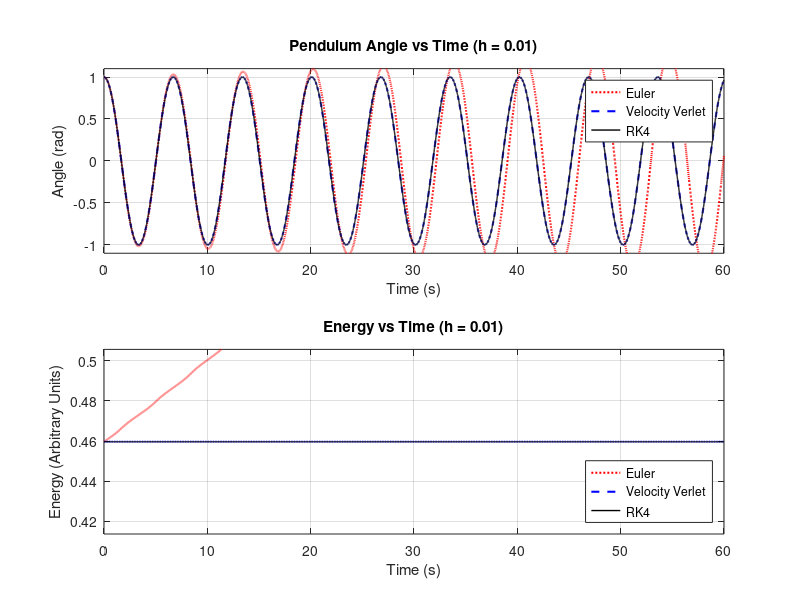

Write MATLAB code to recreate this figure.
% MATEMATIČNO-FIZIKALNI SEMINAR 2024/25
% 7. naloga: Newtonov zakon - Simulation of a Simple Pendulum

clear; clc; close all;

% --- Parameters ---
x0 = 1.0;       % Initial angle (rad)
v0 = 0.0;       % Initial angular velocity (rad/s)
Tmax = 60;      % Total simulation time (s) -> ~10 periods
% Try different step sizes: h = 0.1; h = 0.01; h = 0.001;
h = 0.01;       % Time step (s)

% --- Setup ---
N = round(Tmax / h); % Number of steps
t = (0:N)*h;         % Time vector

% Define the acceleration function (f(x) in the problem text, here a(x))
acceleration = @(x) -sin(x);

% Define the energy function (Hamiltonian)
energy = @(x, v) 1 - cos(x) + 0.5 * v.^2;

% --- Initialization ---
% Arrays to store results [time, angle, velocity, energy]
results_euler = zeros(N+1, 4);
results_verlet = zeros(N+1, 4);
results_rk4 = zeros(N+1, 4);

% Set initial conditions
results_euler(1,:) = [t(1), x0, v0, energy(x0, v0)];
results_verlet(1,:) = [t(1), x0, v0, energy(x0, v0)];
results_rk4(1,:) = [t(1), x0, v0, energy(x0, v0)];

% --- Simulation Loop ---

% Temporary variables for RK4
x_rk4 = x0;
v_rk4 = v0;

for n = 1:N
    % Current state for each method
    t_n = results_euler(n, 1);
    x_euler_n = results_euler(n, 2);
    v_euler_n = results_euler(n, 3);

    x_verlet_n = results_verlet(n, 2);
    v_verlet_n = results_verlet(n, 3);

    % --- 1. Forward Euler Method ---
    a_euler_n = acceleration(x_euler_n);
    x_euler_next = x_euler_n + h * v_euler_n;
    v_euler_next = v_euler_n + h * a_euler_n;
    results_euler(n+1, :) = [t(n+1), x_euler_next, v_euler_next, energy(x_euler_next, v_euler_next)];

    % --- 2. Velocity Verlet Method ---
    % (Corresponds to the y_n+1, v_n+1 formulas in the text)
    a_verlet_n = acceleration(x_verlet_n);
    % Calculate next position
    x_verlet_next = x_verlet_n + h * v_verlet_n + 0.5 * h^2 * a_verlet_n;
    % Calculate acceleration at the *next* position
    a_verlet_next = acceleration(x_verlet_next);
    % Calculate next velocity
    v_verlet_next = v_verlet_n + 0.5 * h * (a_verlet_n + a_verlet_next);
    results_verlet(n+1, :) = [t(n+1), x_verlet_next, v_verlet_next, energy(x_verlet_next, v_verlet_next)];

    % --- 3. Runge-Kutta 4 (RK4) Method ---
    % Define the system derivative function for RK4: dy/dt = f(t, y)
    % where y = [x; v], so dy/dt = [v; acceleration(x)]
    f_rk4 = @(t_rk, y_rk) [y_rk(2); acceleration(y_rk(1))];

    y_rk4_n = [x_rk4; v_rk4]; % State vector at step n

    k1 = h * f_rk4(t_n, y_rk4_n);
    k2 = h * f_rk4(t_n + h/2, y_rk4_n + k1/2);
    k3 = h * f_rk4(t_n + h/2, y_rk4_n + k2/2);
    k4 = h * f_rk4(t_n + h, y_rk4_n + k3);

    y_rk4_next = y_rk4_n + (k1 + 2*k2 + 2*k3 + k4) / 6;

    x_rk4 = y_rk4_next(1); % Update x for the next iteration's start
    v_rk4 = y_rk4_next(2); % Update v for the next iteration's start
    results_rk4(n+1, :) = [t(n+1), x_rk4, v_rk4, energy(x_rk4, v_rk4)];

end

% --- Analysis and Plotting ---

figure('Position', [100, 100, 1000, 800]); % Create a larger figure window

% 1. Plot Angle (Position) vs Time
subplot(2, 1, 1); % Create subplot (2 rows, 1 column, plot 1)
plot(results_euler(:,1), results_euler(:,2), 'r:', 'LineWidth', 1.5); hold on;
plot(results_verlet(:,1), results_verlet(:,2), 'b--', 'LineWidth', 1.5);
plot(results_rk4(:,1), results_rk4(:,2), 'k-', 'LineWidth', 1);
hold off;
title(['Pendulum Angle vs Time (h = ', num2str(h), ')']);
xlabel('Time (s)');
ylabel('Angle (rad)');
legend('Euler', 'Velocity Verlet', 'RK4', 'Location', 'northeast');
grid on;
ylim([-1.1*x0, 1.1*x0]); % Adjust y-axis limits slightly beyond initial amplitude

% 2. Plot Energy vs Time
subplot(2, 1, 2); % Create subplot (2 rows, 1 column, plot 2)
plot(results_euler(:,1), results_euler(:,4), 'r:', 'LineWidth', 1.5); hold on;
plot(results_verlet(:,1), results_verlet(:,4), 'b--', 'LineWidth', 1.5);
plot(results_rk4(:,1), results_rk4(:,4), 'k-', 'LineWidth', 1);
hold off;
title(['Energy vs Time (h = ', num2str(h), ')']);
xlabel('Time (s)');
ylabel('Energy (Arbitrary Units)');
legend('Euler', 'Velocity Verlet', 'RK4', 'Location', 'southeast');
grid on;
% Zoom in on energy variation if needed
initial_energy = results_rk4(1,4);
ylim([initial_energy - 0.1*abs(initial_energy), initial_energy + 0.1*abs(initial_energy)]); % Adjust y-axis limit for energy plot if needed
% ylim([min(results_verlet(:,4))*0.99, max(results_verlet(:,4))*1.01]); % Alternative zoom focused on Verlet


% --- Discussion based on plots (add this as comments or separate text) ---

fprintf('\n--- Analysis for h = %f ---\n', h);

% Accuracy:
% - Compare the curves in the Angle vs Time plot. For small h (e.g., 0.001),
%   Verlet and RK4 should be very close. Euler will likely diverge significantly
%   even for h=0.01 over long times.
% - To check for 3 decimal places: Run with h, then h/2, then h/4. Compare
%   the final angle x(Tmax) or the angle at a specific time (e.g., t=10s).
%   When the values agree to 3-4 decimal places, the smaller h is sufficient.
%   RK4 will likely achieve this accuracy with a larger h than Verlet or Euler.
%   Example check:
final_x_euler = results_euler(end, 2);
final_x_verlet = results_verlet(end, 2);
final_x_rk4 = results_rk4(end, 2);
fprintf('Final angle (x) at T=%.1f s:\n', Tmax);
fprintf('  Euler:  %.6f\n', final_x_euler);
fprintf('  Verlet: %.6f\n', final_x_verlet);
fprintf('  RK4:    %.6f\n', final_x_rk4);


% Stability (Amplitude):
% - Observe the Angle vs Time plot over the full Tmax.
% - Euler: Amplitude often increases unrealistically (unstable).
% - Verlet: Amplitude should remain very constant (stable).
% - RK4: Amplitude should also be very stable, potentially even better than
%   Verlet for a given *large* h, but less guaranteed structurally.
fprintf('\nStability (Amplitude):\n');
fprintf('  Euler: Check plot for amplitude increase.\n');
fprintf('  Verlet: Check plot for constant amplitude.\n');
fprintf('  RK4: Check plot for constant amplitude.\n');


% Energy Conservation:
% - Observe the Energy vs Time plot.
initial_energy = results_rk4(1,4);
final_energy_euler = results_euler(end, 4);
final_energy_verlet = results_verlet(end, 4);
final_energy_rk4 = results_rk4(end, 4);
fprintf('\nEnergy Conservation (Initial E = %.6f):\n', initial_energy);
fprintf('  Euler Final E:  %.6f (Change: %.2e)\n', final_energy_euler, final_energy_euler - initial_energy);
fprintf('  Verlet Final E: %.6f (Change: %.2e)\n', final_energy_verlet, final_energy_verlet - initial_energy);
fprintf('  RK4 Final E:    %.6f (Change: %.2e)\n', final_energy_rk4, final_energy_rk4 - initial_energy);
% - Euler: Energy likely drifts significantly (usually increases).
% - Verlet: Energy should oscillate very slightly around the initial value
%   but show no long-term drift (excellent conservation).
% - RK4: Energy should be well-conserved for small h, possibly with a tiny
%   drift over very long times, but generally much better than Euler.

% --- How to Use ---
% 1. Run the script with h = 0.1. Observe the plots and printed analysis.
% 2. Change h to 0.01 and run again. Note the improvements, especially for Euler and Verlet.
% 3. Change h to 0.001 and run again. Verlet and RK4 solutions should now be visually identical and highly accurate. Euler might still show issues over 60s.
% 4. To find the step size for 3 decimal places: Compare the final angle (or angle at a specific time) for h=0.01 and h=0.001 using RK4 as a reference. If they match to 3-4 decimals, h=0.01 might be sufficient for RK4. Repeat comparison for Verlet. Euler will likely require a much smaller h.